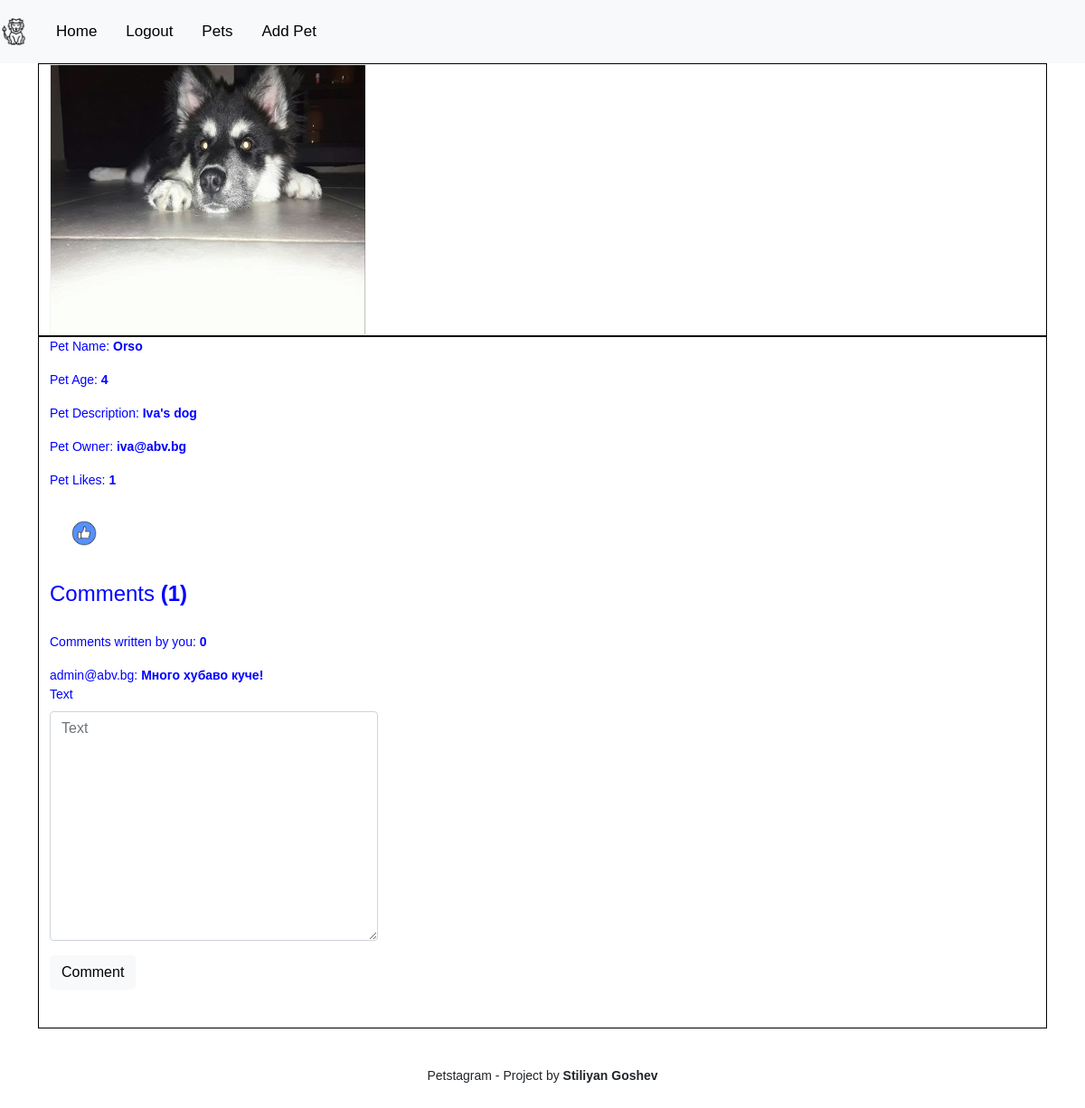
The page /pet_details/10 (signed in) on the database its author committed.
### pets/models.py (models this page shows, shortened)
class Pet(models.Model):
    TYPE_CHOICE_DOG = 'dog'
    TYPE_CHOICE_CAT = 'cat'
    TYPE_CHOICE_PARROT = 'parrot'
    TYPE_CHOICES = (
        (TYPE_CHOICE_DOG, 'Dog'),
        (TYPE_CHOICE_CAT, 'Cat'),
        (TYPE_CHOICE_PARROT, 'Parrot'),
    )
    type = models.CharField(
        max_length=6,
        choices=TYPE_CHOICES,
    )
    name = models.CharField(
        max_length=10,
    )
    age = models.PositiveIntegerField()
    description = models.TextField()
    image = models.ImageField(
        blank=True,
        upload_to='pets',
    )
    user = models.ForeignKey(
        UserModel,
        on_delete=models.CASCADE,
    )

class Comment(models.Model):
    pet = models.ForeignKey(Pet, on_delete=models.CASCADE)
    user = models.ForeignKey(UserModel, on_delete=models.CASCADE)
    text = models.TextField(max_length=255, blank=False)

### accounts/models.py (models this page shows)
class PetstagramUser(AbstractBaseUser, PermissionsMixin):
    email = models.EmailField(unique=True,)
    is_staff = models.BooleanField(default=False)
    date_joined = models.DateTimeField(auto_now=True,)
    USERNAME_FIELD = "email"
    objects = PetstagramUserManager()

### pets/views.py (the view)
# urls.py: path('pet_details/<pk>', views.pet_details, name='pet_details'),
@login_required
def pet_details(request, pk):
    pet = Pet.objects.get(pk=pk)
    user = request.user
    likes = Like.objects.filter(user=user).filter(pet=pet)
    owned_comments = Comment.objects.filter(user=request.user).count()
    total_comments = Comment.objects.filter(pet=pet).count()
    is_owner = pet.user == user
    likes_count = Like.objects.filter(pet=pet).count()
    is_liked = False
    for like in likes:
        is_liked = like.user == user # If a user liked a pet, it will return true
    comments_pet = Comment.objects.filter(pet=pet)
    if request.method == "POST":
        comment_form = CommentForm(request.POST)
        if comment_form.is_valid():
            comment = comment_form.save(commit=False)
            comment.pet = pet
            comment.user = request.user
            comment.save()
            return redirect('pets:pet_details', pet.id)
    else:
        comment_form = CommentForm()
    if request.method == "POST":
        like_form = LikeForm(request.POST)
        if like_form.is_valid():
            like = like_form.save(commit=False)
            like.user = request.user
            like.pet = pet
            like.save()
            return redirect('pets:pet_details', pet.id)
    else:
        like_form = LikeForm()
    context = {
        "pet": pet,
        "is_owner": is_owner,
        "likes_count": likes_count,
        "like_form": like_form,
        "comments_pet": comments_pet,
        "comment_form": comment_form,
        "is_liked": is_liked,
        "owned_comments": owned_comments,
        "total_comments": total_comments,
    }
    return render(request, 'pets/pet_details.html', context)

### pets/forms.py
class LikeForm(ModelForm):
    class Meta:
        model = Like
        exclude = ('pet', 'user',)

class CommentForm(ModelForm):
    class Meta:
        model = Comment
        exclude = ('user', 'pet',)
        widgets = {
            'text': forms.Textarea(attrs={'class': 'comment_form'})
        }

### pets/templates/pets/pet_details.html (shortened to what this page needs)
{% extends 'base.html' %}
{% load static %}
{% load bootstrap4 %}
{% load inclusion_tags %}
{% block content %}
<div class="container" style="margin-bottom: 10px;">
    <div class="row">
            <div class="col-xs-7"  style="border: 1px solid black;">
                <img class="animal_image" src="{{ pet.image.url }}">
            </div>
              <div class="col-xs-7"  style="border: 1px solid black;">
                <div class="col-sm-4">
                    <span class="text-pet"><p>Pet Name: <b>{{ pet.name }}</b></span>
                    <span class="text-pet"><p>Pet Age: <b>{{ pet.age }}</b></span>
                    <span class="text-pet"><p>Pet Description: <b>{{ pet.description }}</b></span>
                    <span class="text-pet"><p>Pet Owner: <b>{{ pet.user.email }}</b></span>
                </div>
                  <div class="col-sm-4">
                    <span class="text-pet"><p>Pet Likes: <b>{{ likes_count }}</b></span>
                      {% if not is_owner %}
                          {% if not is_liked %}
                          <form method="POST" action="{% url 'pets:pet_details' pet.id %}">
                             <button type="submit" class="btn btn-link"><img src="{% static 'pets/like.webp' %}" style="height: 50px; width: 50px;"></button>
                          </form>
                      {% else %}
                        <a href="{% url 'pets:dislike_pet' pet.id %}"><button class="btn btn-link"><img src="{% static 'pets/unlike.png' %}" style="height: 50px; width: 50px;"></button></a>
                          {% endif %}
                      <br>
                      {% endif %}
                      <div class="comments col-xs-7">
                          <h4>Comments <b>({{ total_comments }})</b></h4><br>
                          <p>Comments written by you: <b>{{ owned_comments }}</b></p>
                          {% for comment_pet in comments_pet %}
                          {{ comment_pet.user.email }}: <b>{{ comment_pet.text }}</b><br>
                          {% endfor %}
                      </div>
                      {% if not is_owner %}
                      <form method="POST" action="{% url 'pets:pet_details' pet.id %}">
                          {% bootstrap_form comment_form %}
                         <button type="submit" class="btn btn-light">Comment</button>
                      </form>
                      {% endif %}
                      <br>
                  </div><br>
            </div>
    </div>
</div>
{% endblock %}

### static/css/style.css (style rules this page uses)
.animal_image { width: 350px; height: 300px; border: 1px solid whitesmoke; }
.text-pet { text-shadow: brown; color: blue; -moz-text-decoration-style: solid; }

### templates/base.html (style rules this page uses)
body { margin: 0; font-size: 14px; font-family: Calibri, Helvetica, sans-serif; }

### rows shown on the page
Pet: image (picture), name "Orso", age "4", description "Iva's dog", user.email "iva@abv.bg"
Comment: user.email "admin@abv.bg", text "Много хубаво куче!"

### other values the page prints
{{ likes_count }} "1"
{{ total_comments }} "1"
{{ owned_comments }} "0"
